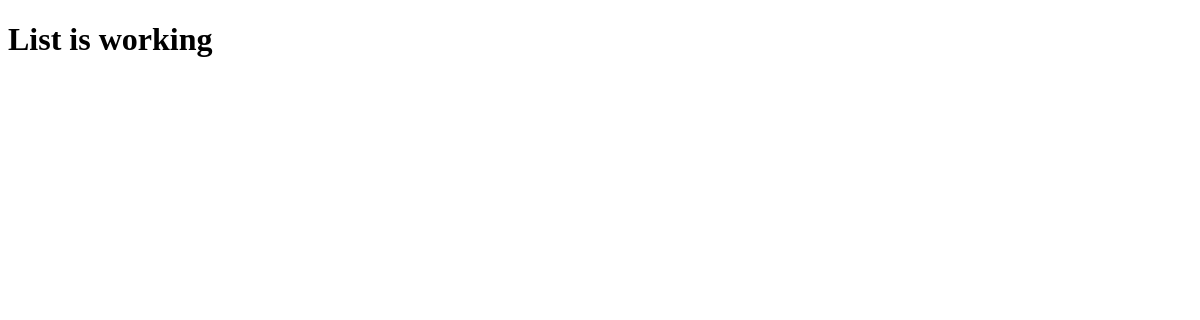
/posts/, run on an earlier commit of the app's database.
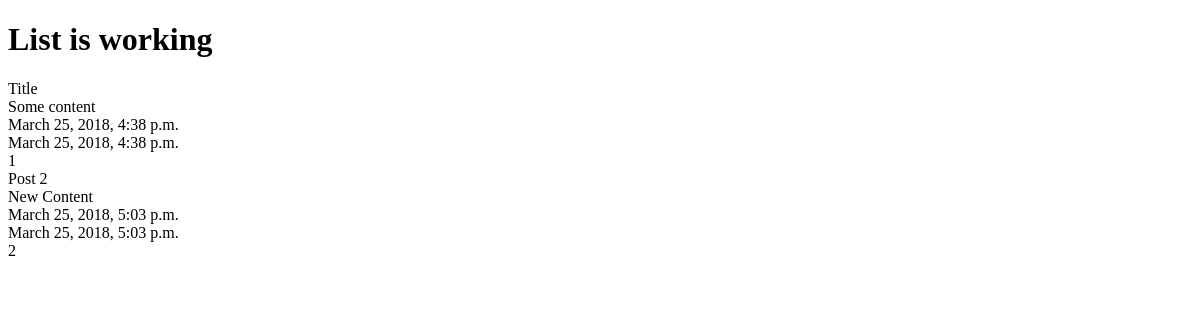
And on a later commit of the database.
### posts/models.py (models this page shows, shortened)
class Post(models.Model):
    title = models.CharField(max_length = 120)
    content = models.TextField()    # TextField() IS USUALLY LONGER THAN CharField()
    updated = models.DateTimeField(auto_now = True, auto_now_add = False)        # auto_now EVERYTIME IT'S SAVED INTO THE DATABASE -> updated will be set
    timestamp = models.DateTimeField(auto_now = False, auto_now_add = True)      # auto_now_add IS WHEN IT'S ADDED INTO DATABASE INITIALLY, ONLY SET 1 TIME (SAVE AND SET)

### posts/views.py (the view)
def post_list(request):
    queryset = Post.objects.all()
    context = {
        "object_list" : queryset,
        "title" : "List"
    }
    return render(request, 'index.html', context)

### templates/index.html (shortened to what this page needs)
<!DOCTYPE html>
<html lang="en">
<head>
</head>
<body>
<h1> {{ title }} is working </h1>
{% for obj in object_list %}
    {{ obj.title }} <br>
    {{ obj.content }} <br>
    {{ obj.timestamp }} <br>
    {{ obj.updated }} <br>
    {{ obj.id }} <br>
{% endfor %}
</body>
</html>

What changed in the data, as far as the page shows it:
added Post: title "Title", content "Some content", timestamp "March 25, 2018, 4:38 p.m.", updated "March 25, 2018, 4:38 p.m.", id "1"
added Post: title "Post 2", content "New Content", timestamp "March 25, 2018, 5:03 p.m.", updated "March 25, 2018, 5:03 p.m.", id "2"
